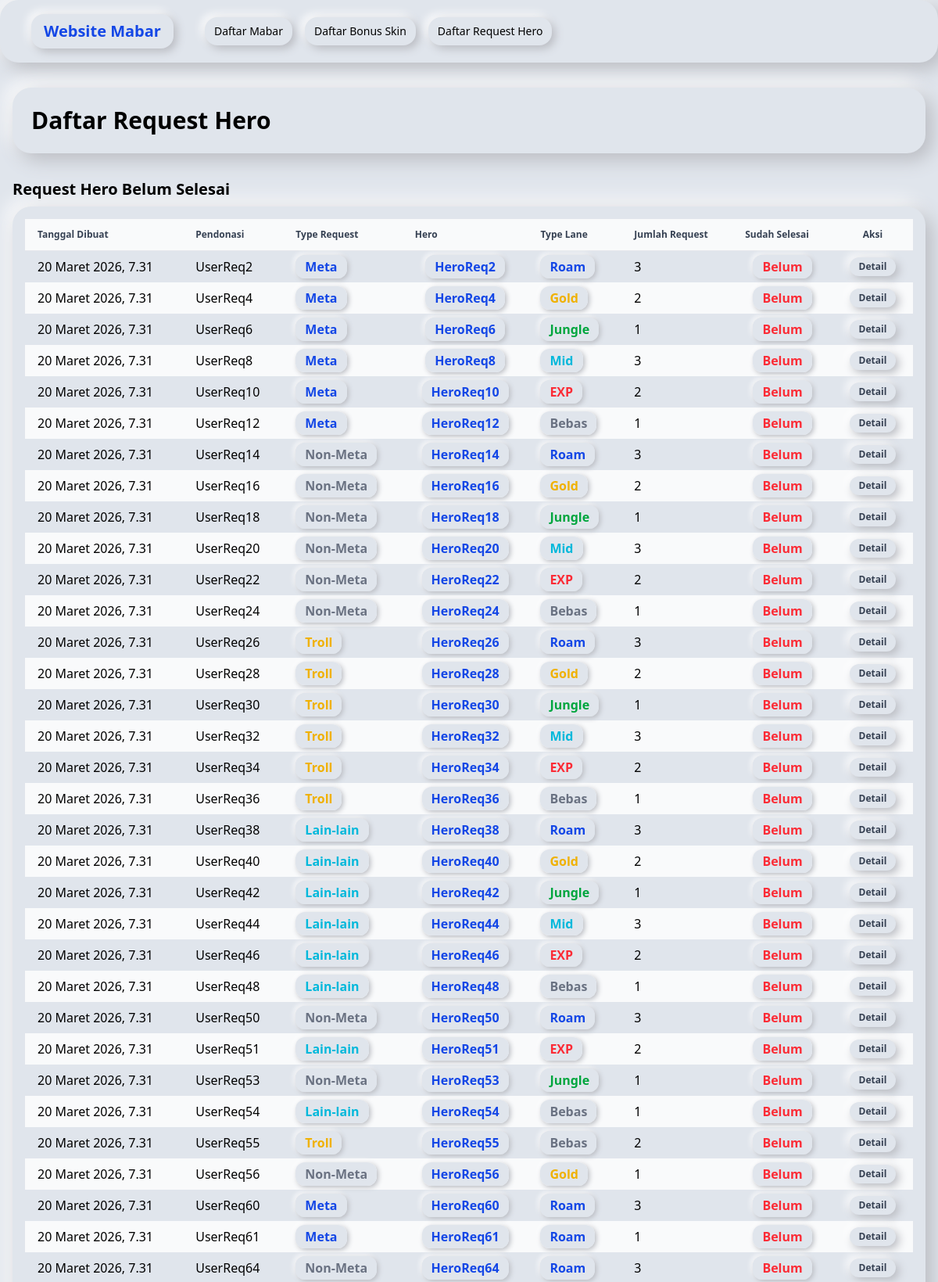
Screenshot of /public/list-req-hero/ (upper part) with the database file from the repository.
### mabar/models.py (models this page shows, shortened)
class RequestHero(models.Model):
    TYPE_REQUEST_CHOICES = [
        ('meta', 'Hero Meta'),
        ('non_meta', 'Hero Non-Meta'),
        ('troll', 'Hero Troll'),
        ('lain', 'Lain-lain')
    ]
    TYPE_LANE_CHOICES = [
        ('roam', 'Roam'),
        ('gold', 'Gold Lane'),
        ('jungle', 'Jungle'),
        ('mid', 'Mid Lane'),
        ('exp', 'EXP Lane'),
        ('bebas', 'Bebas'),
    ]
    donate_name = models.CharField(
        max_length=100,
        verbose_name="Pendonasi"
    )
    type_request = models.CharField(
        max_length=10,
        choices=TYPE_REQUEST_CHOICES,
        default='lain',
        verbose_name="Tipe Request"
    )
    hero_name = models.CharField(
        max_length=100,
        verbose_name="Nama Hero"
    )
    type_lane = models.CharField(
        max_length=10,
        choices=TYPE_LANE_CHOICES,
        default='bebas',
        verbose_name="Tipe Lane"
    )
    count = models.IntegerField(
        default=1,
        verbose_name="Jumlah Request"
    )
    catatan = models.TextField(
        default="-",
        blank=True,
        verbose_name="Catatan"
    )
    is_done = models.BooleanField(
        default=False,
        verbose_name="Sudah Selesai"
    )
    date_created = models.DateTimeField(
        auto_now_add=True,
        verbose_name="Tanggal Dibuat"
    )
    class Meta:
        verbose_name = 'Request Hero'
        verbose_name_plural = 'Request Heroes'
        ordering = ['-date_created']

### mabar/views.py (the view)
# urls.py: path('list-req-hero/', views.request_hero_list, name='request_hero_list'),
def request_hero_list(request):
    requests = RequestHero.objects.all().order_by('date_created')
    return render(request, 'public/request_hero_list.html', {'requests': requests})

### mabar/templates/public/request_hero_list.html (shortened to what this page needs)
{% extends 'public/base.html' %}
{% block content %}
<div class="flex justify-between items-center mb-8 neu-card p-6">
    <h1 class="text-3xl font-bold">Daftar Request Hero</h1>
</div>
<h2 class="text-xl font-semibold mb-2 mt-6">Request Hero Belum Selesai</h2>
<div class="overflow-x-auto neu-card p-4">
    <table class="min-w-full divide-y divide-gray-200 bg-transparent rounded-2xl shadow-none">
        <thead class="bg-gray-50">
            <tr>
                <th class="px-4 py-3 text-left text-xs font-bold text-gray-700 whitespace-nowrap">Tanggal Dibuat</th>
                <th class="px-4 py-3 text-left text-xs font-bold text-gray-700 whitespace-nowrap">Pendonasi</th>
                <th class="px-4 py-3 text-left text-xs font-bold text-gray-700 whitespace-nowrap">Type Request</th>
                <th class="px-4 py-3 text-left text-xs font-bold text-gray-700 whitespace-nowrap">Hero</th>
                <th class="px-4 py-3 text-left text-xs font-bold text-gray-700 whitespace-nowrap">Type Lane</th>
                <th class="px-4 py-3 text-left text-xs font-bold text-gray-700 whitespace-nowrap">Jumlah Request</th>
                <th class="px-4 py-3 text-left text-xs font-bold text-gray-700 whitespace-nowrap">Sudah Selesai</th>
                <th class="px-4 py-3 text-center text-xs font-bold text-gray-700 whitespace-nowrap">Aksi</th>
            </tr>
        </thead>
        <tbody>
            {% for request in requests %}
                {% if not request.is_done %}
                <tr class="even:bg-gray-50 hover:bg-blue-50 transition-colors duration-100 group">
                    <td class="px-4 py-2">{{ request.date_created }}</td>
                    <td class="px-4 py-2">{{ request.donate_name }}</td>
                    <td class="px-4 py-2">
                        {% if request.type_request == 'meta' %}
                            <span class="neu-badge text-blue-700" title="Meta">Meta</span>
                        {% elif request.type_request == 'non_meta' %}
                            <span class="neu-badge text-gray-500" title="Non-Meta">Non-Meta</span>
                        {% elif request.type_request == 'troll' %}
                            <span class="neu-badge text-yellow-500" title="Troll">Troll</span>
                        {% elif request.type_request == 'lain' %}
                            <span class="neu-badge text-cyan-500" title="Lain-lain">Lain-lain</span>
                        {% endif %}
                    </td>
                    <td class="px-4 py-2 text-center">
                        <span class="neu-badge text-blue-700" title="{{ request.hero_name }}">{{ request.hero_name }}</span>
                    </td>
                    <td class="px-4 py-2">
                        {% if request.type_lane == 'roam' %}
                            <span class="neu-badge text-blue-700" title="Roam">Roam</span>
                        {% elif request.type_lane == 'gold' %}
                            <span class="neu-badge text-yellow-500" title="Gold">Gold</span>
                        {% elif request.type_lane == 'jungle' %}
                            <span class="neu-badge text-green-600" title="Jungle">Jungle</span>
                        {% elif request.type_lane == 'mid' %}
                            <span class="neu-badge text-cyan-500" title="Mid">Mid</span>
                        {% elif request.type_lane == 'exp' %}
                            <span class="neu-badge text-red-500" title="EXP">EXP</span>
                        {% elif request.type_lane == 'bebas' %}
                            <span class="neu-badge text-gray-500" title="Bebas">Bebas</span>
                        {% endif %}
                    </td>
                    <td class="px-4 py-2">{{ request.count }}</td>
                    <td class="px-4 py-2 text-center">
                        <span class="neu-badge text-red-500" title="Belum Selesai">Belum</span>
                    </td>
                    <td class="px-4 py-2 text-center">
                        {% if request.id %}
                            <div class="flex flex-row gap-2 justify-center">
                                <a href="{% url 'request_hero_detail' request.id %}" class="neu-btn px-3 py-1 text-xs text-gray-700 font-semibold">Detail</a>
                            </div>
                        {% endif %}
                    </td>
                </tr>
                {% endif %}
            {% endfor %}
        </tbody>
    </table>
</div>
{% endblock %}

### mabar/templates/public/base.html (style rules this page uses)
body { background: #e0e5ec; }
.neu-card { background: #e0e5ec; border-radius: 1.5rem; box-shadow: 8px 8px 24px #b8bac0, -8px -8px 24px #ffffff; }
.neu-btn { background: #e0e5ec; border-radius: 1rem; box-shadow: 4px 4px 12px #b8bac0, -4px -4px 12px #ffffff; transition: box-shadow 0.2s; }
.neu-badge { background: #e0e5ec; border-radius: 0.75rem; box-shadow: 2px 2px 6px #b8bac0, -2px -2px 6px #ffffff; padding: 0.25rem 0.75rem; font-weight: 600; }

### rows the page displays
RequestHero: date_created "20 Maret 2026, 7.31", donate_name "UserReq2", type_request "Meta", hero_name "HeroReq2", type_lane "Roam", count "3", shows "Detail"
RequestHero: date_created "20 Maret 2026, 7.31", donate_name "UserReq4", type_request "Meta", hero_name "HeroReq4", type_lane "Gold", count "2", shows "Detail"
RequestHero: date_created "20 Maret 2026, 7.31", donate_name "UserReq6", type_request "Meta", hero_name "HeroReq6", type_lane "Jungle", count "1", shows "Detail"
RequestHero: date_created "20 Maret 2026, 7.31", donate_name "UserReq8", type_request "Meta", hero_name "HeroReq8", type_lane "Mid", count "3", shows "Detail"
RequestHero: date_created "20 Maret 2026, 7.31", donate_name "UserReq10", type_request "Meta", hero_name "HeroReq10", type_lane "EXP", count "2", shows "Detail"
RequestHero: date_created "20 Maret 2026, 7.31", donate_name "UserReq12", type_request "Meta", hero_name "HeroReq12", type_lane "Bebas", count "1", shows "Detail"
RequestHero: date_created "20 Maret 2026, 7.31", donate_name "UserReq14", type_request "Non-Meta", hero_name "HeroReq14", type_lane "Roam", count "3", shows "Detail"
RequestHero: date_created "20 Maret 2026, 7.31", donate_name "UserReq16", type_request "Non-Meta", hero_name "HeroReq16", type_lane "Gold", count "2", shows "Detail"
RequestHero: date_created "20 Maret 2026, 7.31", donate_name "UserReq18", type_request "Non-Meta", hero_name "HeroReq18", type_lane "Jungle", count "1", shows "Detail"
RequestHero: date_created "20 Maret 2026, 7.31", donate_name "UserReq20", type_request "Non-Meta", hero_name "HeroReq20", type_lane "Mid", count "3", shows "Detail"
RequestHero: date_created "20 Maret 2026, 7.31", donate_name "UserReq22", type_request "Non-Meta", hero_name "HeroReq22", type_lane "EXP", count "2", shows "Detail"
RequestHero: date_created "20 Maret 2026, 7.31", donate_name "UserReq24", type_request "Non-Meta", hero_name "HeroReq24", type_lane "Bebas", count "1", shows "Detail"
RequestHero: date_created "20 Maret 2026, 7.31", donate_name "UserReq26", type_request "Troll", hero_name "HeroReq26", type_lane "Roam", count "3", shows "Detail"
RequestHero: date_created "20 Maret 2026, 7.31", donate_name "UserReq28", type_request "Troll", hero_name "HeroReq28", type_lane "Gold", count "2", shows "Detail"
RequestHero: date_created "20 Maret 2026, 7.31", donate_name "UserReq30", type_request "Troll", hero_name "HeroReq30", type_lane "Jungle", count "1", shows "Detail"
RequestHero: date_created "20 Maret 2026, 7.31", donate_name "UserReq32", type_request "Troll", hero_name "HeroReq32", type_lane "Mid", count "3", shows "Detail"
RequestHero: date_created "20 Maret 2026, 7.31", donate_name "UserReq34", type_request "Troll", hero_name "HeroReq34", type_lane "EXP", count "2", shows "Detail"
RequestHero: date_created "20 Maret 2026, 7.31", donate_name "UserReq36", type_request "Troll", hero_name "HeroReq36", type_lane "Bebas", count "1", shows "Detail"
RequestHero: date_created "20 Maret 2026, 7.31", donate_name "UserReq38", type_request "Lain-lain", hero_name "HeroReq38", type_lane "Roam", count "3", shows "Detail"
RequestHero: date_created "20 Maret 2026, 7.31", donate_name "UserReq40", type_request "Lain-lain", hero_name "HeroReq40", type_lane "Gold", count "2", shows "Detail"
RequestHero: date_created "20 Maret 2026, 7.31", donate_name "UserReq42", type_request "Lain-lain", hero_name "HeroReq42", type_lane "Jungle", count "1", shows "Detail"
RequestHero: date_created "20 Maret 2026, 7.31", donate_name "UserReq44", type_request "Lain-lain", hero_name "HeroReq44", type_lane "Mid", count "3", shows "Detail"
RequestHero: date_created "20 Maret 2026, 7.31", donate_name "UserReq46", type_request "Lain-lain", hero_name "HeroReq46", type_lane "EXP", count "2", shows "Detail"
RequestHero: date_created "20 Maret 2026, 7.31", donate_name "UserReq48", type_request "Lain-lain", hero_name "HeroReq48", type_lane "Bebas", count "1", shows "Detail"
RequestHero: date_created "20 Maret 2026, 7.31", donate_name "UserReq50", type_request "Non-Meta", hero_name "HeroReq50", type_lane "Roam", count "3", shows "Detail"
RequestHero: date_created "20 Maret 2026, 7.31", donate_name "UserReq51", type_request "Lain-lain", hero_name "HeroReq51", type_lane "EXP", count "2", shows "Detail"
RequestHero: date_created "20 Maret 2026, 7.31", donate_name "UserReq53", type_request "Non-Meta", hero_name "HeroReq53", type_lane "Jungle", count "1", shows "Detail"
RequestHero: date_created "20 Maret 2026, 7.31", donate_name "UserReq54", type_request "Lain-lain", hero_name "HeroReq54", type_lane "Bebas", count "1", shows "Detail"
RequestHero: date_created "20 Maret 2026, 7.31", donate_name "UserReq55", type_request "Troll", hero_name "HeroReq55", type_lane "Bebas", count "2", shows "Detail"
RequestHero: date_created "20 Maret 2026, 7.31", donate_name "UserReq56", type_request "Non-Meta", hero_name "HeroReq56", type_lane "Gold", count "1", shows "Detail"
RequestHero: date_created "20 Maret 2026, 7.31", donate_name "UserReq60", type_request "Meta", hero_name "HeroReq60", type_lane "Roam", count "3", shows "Detail"
RequestHero: date_created "20 Maret 2026, 7.31", donate_name "UserReq61", type_request "Meta", hero_name "HeroReq61", type_lane "Roam", count "1", shows "Detail"
RequestHero: date_created "20 Maret 2026, 7.31", donate_name "UserReq64", type_request "Non-Meta", hero_name "HeroReq64", type_lane "Roam", count "3", shows "Detail"
